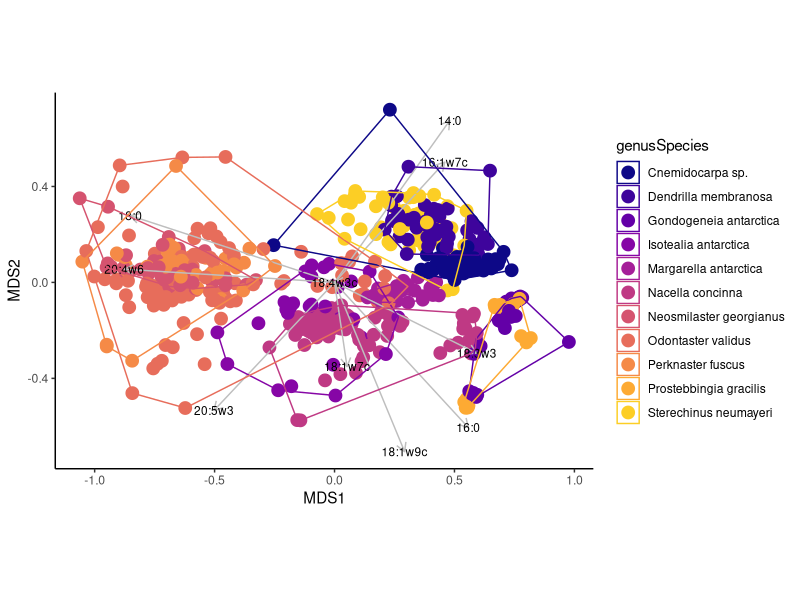
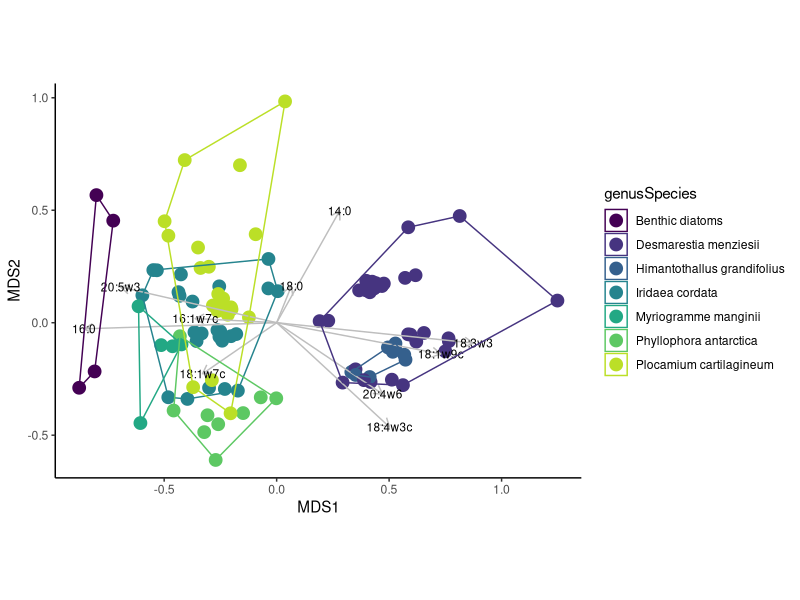

Write the R code that produced these figures, in order.
## ---- chunk 1

library(tidyverse) # data cleanup
library(viridis) # color palette
library(ggfortify) # PCA visualizations
library(vegan) # multivariate analyses

# load in all data
all_species <- read_csv("Data/Biomarkers/FattyAcids/gradients2019_corespecies_FA_QAQC.csv")
# subset inverts
all_inverts <- all_species %>%
          filter(type == "invert")
# subset algae
all_algae <- all_species %>%
          filter(type == "algae")
# Create simplified long dataset for analysis of algae
long_algae <- all_algae %>%
  select(FAsampleName, batch, genusSpecies, `8:0`:`22:4w3`) %>%
  pivot_longer(cols = `8:0`:`22:4w3`, names_to = 'FA', values_to = 'proportion')
 # pivot algae data wide for PCA/nMDS
 grad_conc_wide <- long_algae %>%
   select(FA, genusSpecies, proportion, FAsampleName) %>%
   pivot_wider(names_from = FA, values_from = proportion, values_fill = 0)
 # Create simplified long dataset for analysis of inverts
long_inverts <- all_inverts %>%
  select(FAsampleName, genusSpecies, `8:0`:`22:4w3`) %>%
  pivot_longer(cols = `8:0`:`22:4w3`, names_to = 'FA', values_to = 'proportion')
 # pivot algae data wide for PCA/nMDS
 grad_invert_wide <- long_inverts %>%
   select(FA, genusSpecies, proportion, FAsampleName) %>%
   pivot_wider(names_from = FA, values_from = proportion, values_fill = 0)
 # need to fix duplicated samples in invert dataset

## ---- chunk 2

        list(unique(all_inverts$genusSpecies))

## ---- chunk 3

        list(unique(all_algae$genusSpecies))

## ---- chunk 4

# select EPA, ARA, SDA, PAL, OLE, LIN, VAC, and dominant sats (16, 18) 
sub_wide <- grad_invert_wide %>% # fix 16:0 error in inverts
  select(genusSpecies, FAsampleName, "14:0", "16:0", "16:1w7c", "18:0", "18:1w7c", "18:3w3", "18:4w3c", "18:1w9c", "20:4w6", "20:5w3")
sub_wide_trans <- (sub_wide[,3:12])
sub_wide_trans <- bind_cols(sub_wide[1:2], sub_wide_trans)

batch_1_2_MDS <- metaMDS(sub_wide_trans[3:12], autotransform = TRUE, distance = "clark", trace = FALSE)
batch_1_2_MDS_points <- batch_1_2_MDS$points
batch_1_2_MDS_points <- data.frame(batch_1_2_MDS_points)
plot_data_batch_1_2 <- data.frame(batch_1_2_MDS_points, sub_wide[,1])

library(plyr)
# create the list of points that will connect the 'hulls' together from your nMDS point data
chulls_tax <- ddply(plot_data_batch_1_2, .(genusSpecies), function(df) df[chull(df$MDS1, df$MDS2), ])
# DETACH PLYR so it won't mess with anything!
detach(package:plyr)

# create vectors to plot over MDS
scrs <- as.data.frame(scores(batch_1_2_MDS, display = "sites"))
scrs <- cbind(scrs, genusSpecies = sub_wide_trans$genusSpecies)

vf <- envfit(batch_1_2_MDS, sub_wide_trans[3:12], perm = 999)

spp.scrs <- as.data.frame(scores(vf, display = "vectors"))
spp.scrs <- cbind(spp.scrs, FA = rownames(spp.scrs))
spp.scrs <- spp.scrs %>%
  rename(MDS1 = NMDS1,
         MDS2 = NMDS2)

ggplot(plot_data_batch_1_2, aes(x=MDS1, y=MDS2)) +
  coord_fixed() +
  geom_point(size = 4, aes(color = genusSpecies)) + # set size of points to whatever you want
  scale_color_viridis(discrete = TRUE, end = 0.9, option = 'C') + # my favorite color-blind and b&w friendly palette, look at the viridis package for more details
  geom_segment(data = spp.scrs,
               aes(x = 0, xend = MDS1, y = 0, yend = MDS2),
               arrow = arrow(length = unit(0.25, "cm")), color = "grey") +
  geom_text(data = spp.scrs, aes(label = FA), 
            size = 3) +
  geom_polygon(data = chulls_tax,
               aes(x = MDS1, y = MDS2, color = genusSpecies), 
               fill = NA) + # optional 'hulls' around points
  theme_classic()  # optional, I just like this theme```

## ---- chunk 5

# select EPA, ARA, SDA, PAL, OLE, LIN, VAC, and dominant sats (16, 18) 
sub_wide <- grad_conc_wide %>% # fix 16:0 error in inverts
  select(genusSpecies, FAsampleName, "14:0", "16:0", "16:1w7c", "18:0", "18:1w7c", "18:3w3", "18:4w3c", "18:1w9c", "20:4w6", "20:5w3")
sub_wide_trans <- (sub_wide[,3:12])
sub_wide_trans <- bind_cols(sub_wide[1:2], sub_wide_trans)

batch_1_2_MDS <- metaMDS(sub_wide_trans[3:12], autotransform = TRUE, distance = "clark", trace = FALSE)
batch_1_2_MDS_points <- batch_1_2_MDS$points
batch_1_2_MDS_points <- data.frame(batch_1_2_MDS_points)
plot_data_batch_1_2 <- data.frame(batch_1_2_MDS_points, sub_wide[,1])

library(plyr)
# create the list of points that will connect the 'hulls' together from your nMDS point data
chulls_tax <- ddply(plot_data_batch_1_2, .(genusSpecies), function(df) df[chull(df$MDS1, df$MDS2), ])
# DETACH PLYR so it won't mess with anything!
detach(package:plyr)

# create vectors to plot over MDS
scrs <- as.data.frame(scores(batch_1_2_MDS, display = "sites"))
scrs <- cbind(scrs, genusSpecies = sub_wide_trans$genusSpecies)

vf <- envfit(batch_1_2_MDS, sub_wide_trans[3:12], perm = 999)

spp.scrs <- as.data.frame(scores(vf, display = "vectors"))
spp.scrs <- cbind(spp.scrs, FA = rownames(spp.scrs))
spp.scrs <- spp.scrs %>%
  rename(MDS1 = NMDS1,
         MDS2 = NMDS2)

ggplot(plot_data_batch_1_2, aes(x=MDS1, y=MDS2)) +
  coord_fixed() +
  geom_point(size = 4, aes(color = genusSpecies)) + # set size of points to whatever you want
  scale_color_viridis(discrete = TRUE, end = 0.9) + # my favorite color-blind and b&w friendly palette, look at the viridis package for more details
  geom_segment(data = spp.scrs,
               aes(x = 0, xend = MDS1, y = 0, yend = MDS2),
               arrow = arrow(length = unit(0.25, "cm")), color = "grey") +
  geom_text(data = spp.scrs, aes(label = FA), 
            size = 3) +
  geom_polygon(data = chulls_tax,
               aes(x = MDS1, y = MDS2, color = genusSpecies), 
               fill = NA) + # optional 'hulls' around points
  theme_classic()  # optional, I just like this theme```
